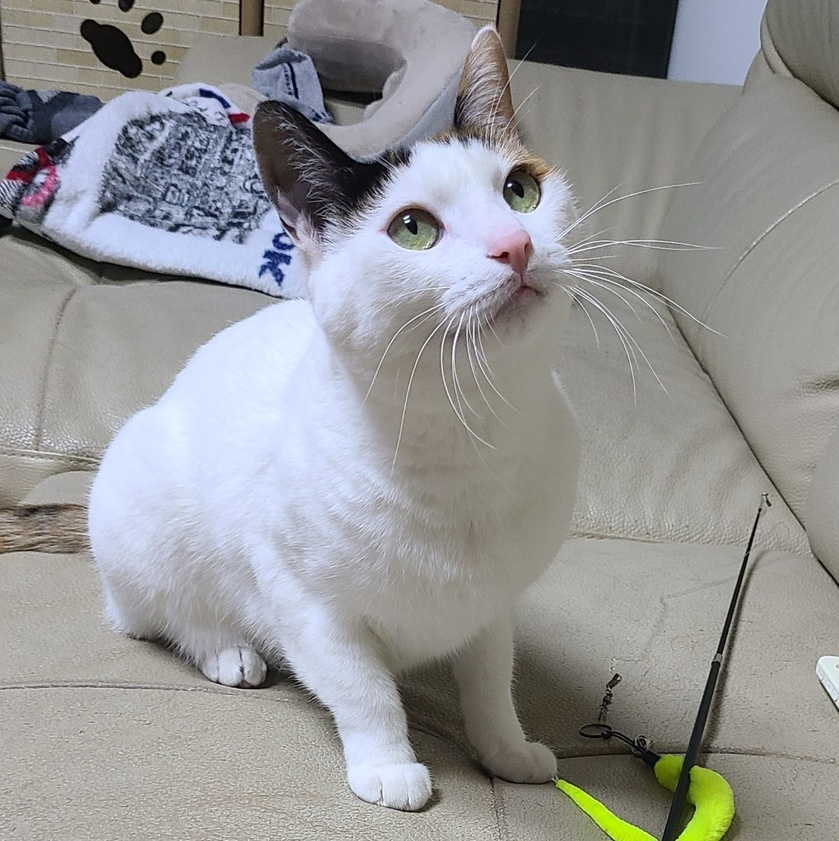
//> input picture CV-Study/resource01.jpeg, 839 x 841 px, shrunk from 1080 x 1082 before the run
$ ./0330_otsh   (built with g++ and OpenCV 4)
//> lines starting //> are read from the running program, lines starting //| are printed output that depends on the picture; after the words box and inside, x2 and y2 are one past the last pixel; in counts of white or black regions, pixels touching at a corner belong together
//> further down, src is the input picture: 841 rows x 839 cols, CV_8UC3; mean B, G, R 149.2, 148.7, 148.2

#include <opencv2/opencv.hpp>
#include <iostream>
#include <stdio.h>

using namespace cv;
using namespace std;

int calcOtsh(Mat src) {
    int histogram[256] = { 0, };

    int otsh_threshold = 0;
    double between_variance = 0;

    for (int r = 0; r < src.rows; r++)
        for (int c = 0; c < src.cols; c++) {
            auto color = src.at<Vec3b>(r, c);
            int histo = (color[0] + color[1] + color[2]) / 3;
            histogram[histo] = histogram[histo] + 1; // 누적 합 구하기
        }
//> after the loop, histogram = 256 values, max 9884 at index 141, min 3 at index 255, mean 2756.2

    // 0 ~ 256 사이의 임계값 구하기
    for (int threshold = 0; threshold < 256; threshold++) {
        float w0 = 0.0, w1 = 0.0;
        float u0 = 0.0, u1 = 0.0;
        float u = 0.0;

        // w0 계산 (0 ~ t까지의 누적합)
        for (int i = 0; i < threshold; i++)
        {
            w0 += histogram[i];
            u0 = (double)(u0 + i * histogram[i] / w0); // w0 평균 구하기
        }

        // w1 계산 (t + 1 ~ L - 1까지의 누적합)
        for (int i = threshold + 1; i < 256; i++)
        {
            w1 += histogram[i];
            u1 = (double)(u1 + i * histogram[i] / w1); // w1 평균 구하기
        }

        u = (w0 * u0) + (w1 * u1);
        double result = w0 * w1 * (u1 - u0) * (u1 - u0);

        // 가장 큰 V between(t)를 임계값 T로 취한다.
        if (between_variance < result) {
            between_variance = result;
            otsh_threshold = threshold;
        }
    }
//> this loop made 256 passes
//> (w0, u0, w1, u1, u, between_variance) on passes 2 to 13: (112, 0, 705266, 427, 301134912, 1.44e+13), (333, 0.664, 705102, 429.6, 302903392, 4.32e+13), (497, 1.32, 704888, 433.5, 305550400, 6.54e+13), (711, 2.23, 704704, 436.3, 307467584, 9.44e+13), (895, 3.05, 704514, 438.7, 309070560, 1.2e+14), (1085, 3.92, 704303, 440.9, 310558304, 1.46e+14), (1296, 4.9, 704059, 443.8, 312481216, 1.76e+14), (1540, 6.01, 703815, 446.2, 314034080, 2.1e+14), (1784, 7.1, 703566, 447.3, 314742528, 2.43e+14), (2033, 8.21, 703263, 449, 315787456, 2.78e+14), (2336, 9.5, 702935, 449.4, 315922016, 3.18e+14), (2664, 10.86, 702508, 450.8, 316729952, 3.62e+14)
//> between_variance on passes 61 to 66: 1.2e+16, 1.25e+16, 1.29e+16, 1.35e+16, 1.4e+16, 1.44e+16
//> after the loop, between_variance = 3.19e+16; otsh_threshold = 117

    return otsh_threshold;
}


int main()
{
    Mat src = imread("resource01.jpeg", IMREAD_COLOR);
    Mat dst, otsu;

    int otsh_threshold = calcOtsh(src);
//> otsh_threshold = 117

    imshow("origin", src);
    src = imread("resource01.jpeg", IMREAD_GRAYSCALE);
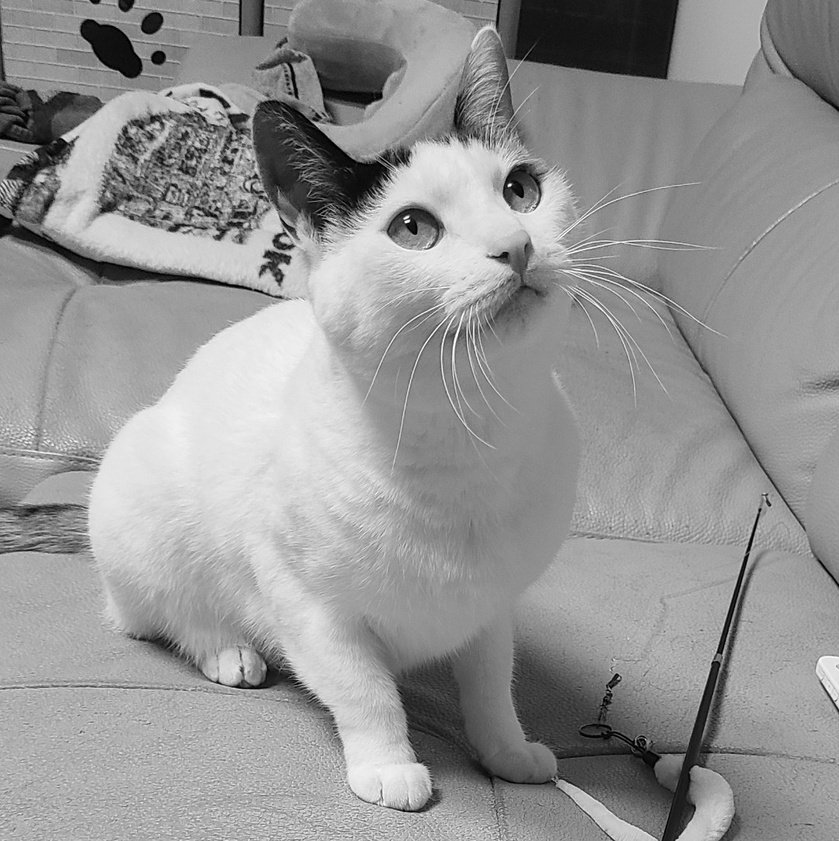
//> src: 841 rows x 839 cols, CV_8UC1; min 0, max 255, mean 148.6
    threshold(src, dst, otsh_threshold, 255, THRESH_BINARY);
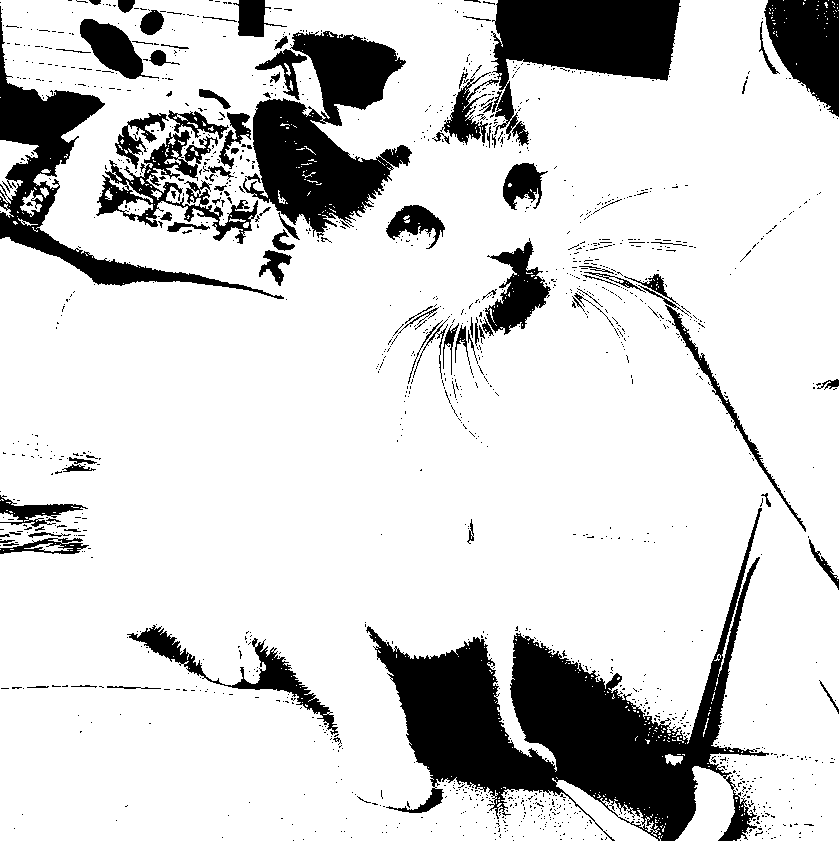
//> dst: 841 rows x 839 cols, CV_8UC1; 82.7% white; 1408 black regions (1308 under 20 px), largest, box (x1, y1, x2, y2) and area: (366, 508, 769, 841) 39944, (243, 31, 412, 238) 16923, (491, 0, 681, 146) 13511
    imshow("dst", dst);
    threshold(src, otsu, 100, 255, THRESH_OTSU);
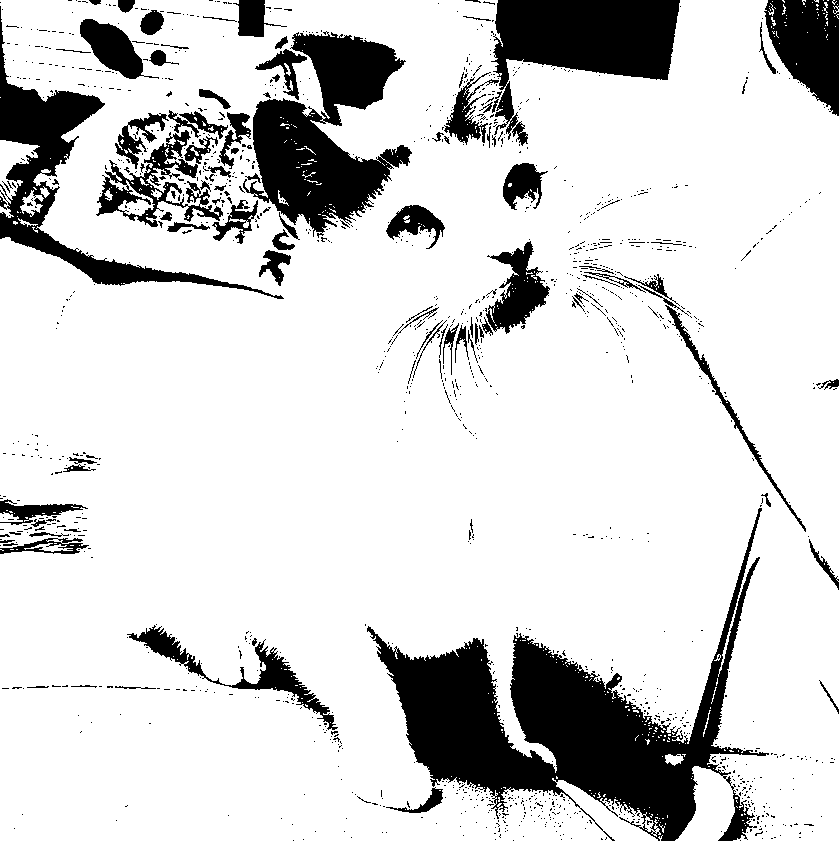
//> otsu: 841 rows x 839 cols, CV_8UC1; 83.2% white; 1338 black regions (1235 under 20 px), largest, box (x1, y1, x2, y2) and area: (367, 508, 769, 841) 38549, (243, 31, 412, 238) 16766, (491, 0, 680, 146) 13423
    imshow("otsu", otsu);

    waitKey(0);

	return 0;
}

$ run again, with CV-Study/resource02.png saved as CV-Study/resource01.jpeg
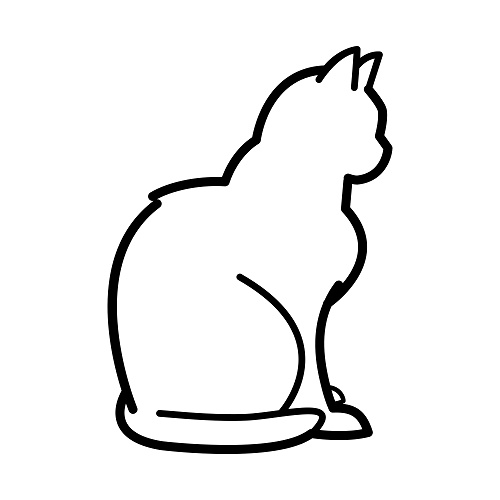
//> input picture CV-Study/resource02.png, 500 x 500 px
//> src is the input picture: 500 rows x 500 cols, CV_8UC3; min 0, max 255, mean 240.5
//> after the loop in calcOtsh, `for (int r = 0; r < src.rows; r++)`: histogram = 256 values, max 229677 at index 255, min 1 at index 83, mean 976.6
//> the loop in calcOtsh, `for (int threshold = 0; threshold < 256; threshold++)` made 256 passes
//> (w0, u0, w1, u1, u, between_variance) on passes 2 to 9: (8397, 0, 239071, 499.9, 119502696, 5.02e+14), (10929, 0.232, 237771, 592.7, 140923856, 9.12e+14), (12229, 0.444, 237221, 671.1, 159195488, 1.3e+15), (12779, 0.573, 237016, 722.1, 171164000, 1.58e+15), (12984, 0.637, 236936, 754.1, 178677616, 1.75e+15), (13064, 0.667, 236905, 773.3, 183217408, 1.85e+15), (13095, 0.681, 236893, 781.9, 185226400, 1.89e+15), (13107, 0.688, 236885, 785.5, 186086912, 1.91e+15)
//> after the loop in calcOtsh, `for (int threshold = 0; threshold < 256; threshold++)`: between_variance = 1.2e+16; otsh_threshold = 227
//> src: 500 rows x 500 cols, CV_8UC1
//> `threshold(src, dst, otsh_threshold, 255, THRESH_BINARY);`:
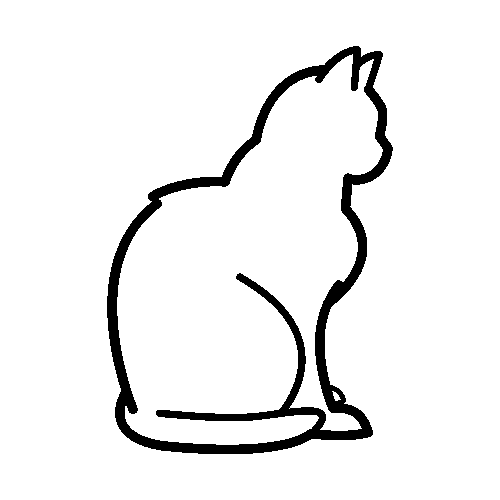
//> dst: 500 rows x 500 cols, CV_8UC1; 93.9% white; 1 black region, box (x1, y1, x2, y2) and area: (107, 46, 393, 454) 15160
//> `threshold(src, otsu, 100, 255, THRESH_OTSU);`:
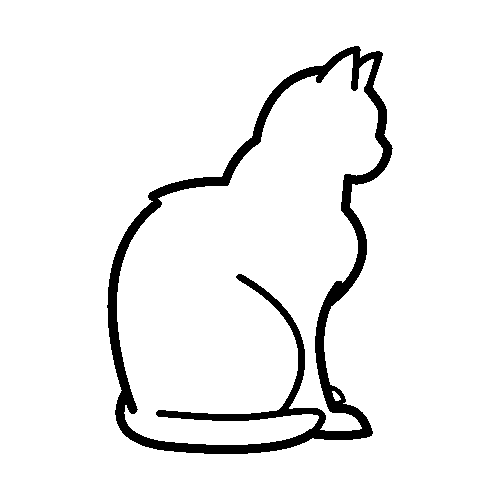
//> otsu: 500 rows x 500 cols, CV_8UC1; 94.3% white; 1 black region, box (x1, y1, x2, y2) and area: (107, 46, 393, 454) 14231
